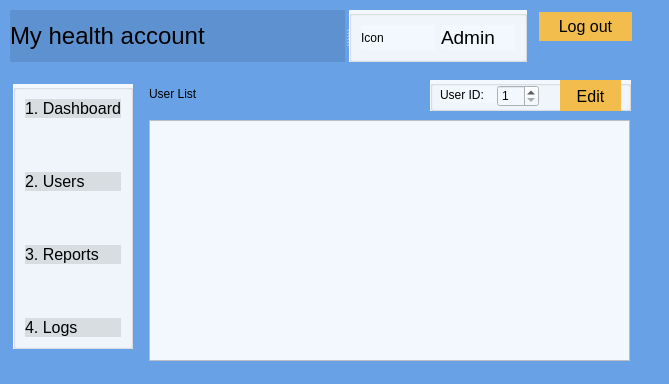
<?xml version="1.0" encoding="UTF-8"?>
<ui version="4.0">
 <class>AdminUsers</class>
 <widget class="QDialog" name="AdminUsers">
  <property name="geometry">
   <rect>
    <x>0</x>
    <y>0</y>
    <width>669</width>
    <height>384</height>
   </rect>
  </property>
  <property name="windowTitle">
   <string>Dialog</string>
  </property>
  <property name="styleSheet">
   <string notr="true">background-color: rgb(104, 161, 229);</string>
  </property>
  <widget class="QGroupBox" name="groupBox">
   <property name="geometry">
    <rect>
     <x>430</x>
     <y>80</y>
     <width>201</width>
     <height>31</height>
    </rect>
   </property>
   <property name="styleSheet">
    <string notr="true">background-color: rgb(242, 248, 253)</string>
   </property>
   <property name="title">
    <string/>
   </property>
   <widget class="QLabel" name="label">
    <property name="geometry">
     <rect>
      <x>10</x>
      <y>7</y>
      <width>58</width>
      <height>16</height>
     </rect>
    </property>
    <property name="styleSheet">
     <string notr="true">background-color: rgb(242, 248, 253)</string>
    </property>
    <property name="text">
     <string>User ID:</string>
    </property>
   </widget>
   <widget class="QSpinBox" name="spinBoxUserID">
    <property name="geometry">
     <rect>
      <x>67</x>
      <y>5</y>
      <width>42</width>
      <height>22</height>
     </rect>
    </property>
    <property name="styleSheet">
     <string notr="true">background-color: rgb(242, 248, 253)</string>
    </property>
    <property name="minimum">
     <number>1</number>
    </property>
   </widget>
   <widget class="QPushButton" name="pushButtonEdit">
    <property name="geometry">
     <rect>
      <x>130</x>
      <y>0</y>
      <width>61</width>
      <height>32</height>
     </rect>
    </property>
    <property name="styleSheet">
     <string notr="true">QPushButton {

    background-color: rgb(242, 189, 76); 

    border: none; 

    color: rgb(0, 0, 0); 

    font: 16px;

} 

QPushButton:hover { 

    background-color: rgb(245, 149, 66); 

    border: none; 

    color: rgb(0, 43, 255); 

}</string>
    </property>
    <property name="text">
     <string>Edit</string>
    </property>
   </widget>
  </widget>
  <widget class="QGroupBox" name="groupBox_2">
   <property name="geometry">
    <rect>
     <x>13</x>
     <y>84</y>
     <width>120</width>
     <height>265</height>
    </rect>
   </property>
   <property name="styleSheet">
    <string notr="true">background-color: rgb(242, 248, 253)</string>
   </property>
   <property name="title">
    <string/>
   </property>
   <layout class="QVBoxLayout" name="verticalLayout">
    <item>
     <widget class="QPushButton" name="pushButtonDashboard">
      <property name="styleSheet">
       <string notr="true">QPushButton {
	background-color: rgb(0, 0, 0,0.1); 
	border: none; 
	color: rgb(0, 0, 0); 
	font: 16px;
	text-align: left;
} 

QPushButton:hover { 
	background-color: rgb(0, 0, 0, 0.1); 
	border: none; 
	color: rgb(0, 43, 255); 
}
</string>
      </property>
      <property name="text">
       <string>1. Dashboard</string>
      </property>
     </widget>
    </item>
    <item>
     <spacer name="verticalSpacer_4">
      <property name="orientation">
       <enum>Qt::Vertical</enum>
      </property>
      <property name="sizeHint" stdset="0">
       <size>
        <width>17</width>
        <height>25</height>
       </size>
      </property>
     </spacer>
    </item>
    <item>
     <widget class="QPushButton" name="pushButtonUsers">
      <property name="styleSheet">
       <string notr="true">QPushButton {
	background-color: rgb(0, 0, 0,0.1); 
	border: none; 
	color: rgb(0, 0, 0); 
	font: 16px;
	text-align: left;
} 

QPushButton:hover { 
	background-color: rgb(0, 0, 0, 0.1); 
	border: none; 
	color: rgb(0, 43, 255); 
}
</string>
      </property>
      <property name="text">
       <string>2. Users</string>
      </property>
     </widget>
    </item>
    <item>
     <spacer name="verticalSpacer_5">
      <property name="orientation">
       <enum>Qt::Vertical</enum>
      </property>
      <property name="sizeHint" stdset="0">
       <size>
        <width>17</width>
        <height>24</height>
       </size>
      </property>
     </spacer>
    </item>
    <item>
     <widget class="QPushButton" name="pushButtonReports">
      <property name="styleSheet">
       <string notr="true">QPushButton {
	background-color: rgb(0, 0, 0,0.1); 
	border: none; 
	color: rgb(0, 0, 0); 
	font: 16px;
	text-align: left;
} 

QPushButton:hover { 
	background-color: rgb(0, 0, 0, 0.1); 
	border: none; 
	color: rgb(0, 43, 255); 
}
</string>
      </property>
      <property name="text">
       <string>3. Reports</string>
      </property>
     </widget>
    </item>
    <item>
     <spacer name="verticalSpacer_6">
      <property name="orientation">
       <enum>Qt::Vertical</enum>
      </property>
      <property name="sizeHint" stdset="0">
       <size>
        <width>17</width>
        <height>25</height>
       </size>
      </property>
     </spacer>
    </item>
    <item>
     <widget class="QPushButton" name="pushButtonLogs">
      <property name="styleSheet">
       <string notr="true">QPushButton {
	background-color: rgb(0, 0, 0,0.1); 
	border: none; 
	color: rgb(0, 0, 0); 
	font: 16px;
	text-align: left;
} 

QPushButton:hover { 
	background-color: rgb(0, 0, 0, 0.1); 
	border: none; 
	color: rgb(0, 43, 255); 
}
</string>
      </property>
      <property name="text">
       <string>4. Logs</string>
      </property>
     </widget>
    </item>
   </layout>
  </widget>
  <widget class="QTableView" name="tableView">
   <property name="geometry">
    <rect>
     <x>149</x>
     <y>120</y>
     <width>481</width>
     <height>241</height>
    </rect>
   </property>
   <property name="styleSheet">
    <string notr="true">background-color: rgb(242, 248, 253)</string>
   </property>
  </widget>
  <widget class="QLabel" name="labelUserList_2">
   <property name="geometry">
    <rect>
     <x>149</x>
     <y>84</y>
     <width>111</width>
     <height>19</height>
    </rect>
   </property>
   <property name="styleSheet">
    <string notr="true">font: 16pt &quot;.AppleSystemUIFont&quot;;
background-color: rgb(104, 161, 229);</string>
   </property>
   <property name="text">
    <string>User List</string>
   </property>
  </widget>
  <widget class="QPushButton" name="pushButtonLogout">
   <property name="geometry">
    <rect>
     <x>539</x>
     <y>12</y>
     <width>93</width>
     <height>29</height>
    </rect>
   </property>
   <property name="styleSheet">
    <string notr="true">QPushButton {

    background-color: rgb(242, 189, 76); 

    border: none; 

    color: rgb(0, 0, 0); 

    font: 16px;

} 

QPushButton:hover { 

    background-color: rgb(245, 149, 66); 

    border: none; 

    color: rgb(0, 43, 255); 

}</string>
   </property>
   <property name="text">
    <string>Log out</string>
   </property>
  </widget>
  <widget class="QSplitter" name="splitter">
   <property name="geometry">
    <rect>
     <x>10</x>
     <y>10</y>
     <width>517</width>
     <height>52</height>
    </rect>
   </property>
   <property name="orientation">
    <enum>Qt::Horizontal</enum>
   </property>
   <widget class="QPushButton" name="pushButtonMyHealthAccount">
    <property name="styleSheet">
     <string notr="true">QPushButton {
	background-color: rgb(0, 0, 0,0.1); 
	border: none; 
	color: rgb(0, 0, 0); 
	font: 24px;
	text-align: left;
} 

</string>
    </property>
    <property name="text">
     <string>My health account </string>
    </property>
   </widget>
   <widget class="QGroupBox" name="groupBox_6">
    <property name="styleSheet">
     <string notr="true">background-color: rgb(242, 248, 253)</string>
    </property>
    <property name="title">
     <string/>
    </property>
    <layout class="QHBoxLayout" name="horizontalLayout_2">
     <item>
      <layout class="QHBoxLayout" name="horizontalLayout">
       <item>
        <widget class="QLabel" name="labelAdmin">
         <property name="text">
          <string>Icon</string>
         </property>
        </widget>
       </item>
       <item>
        <widget class="QLabel" name="label_17">
         <property name="font">
          <font>
           <family>.AppleSystemUIFont</family>
           <pointsize>14</pointsize>
           <italic>false</italic>
           <bold>false</bold>
          </font>
         </property>
         <property name="styleSheet">
          <string notr="true">font: 14pt &quot;.AppleSystemUIFont&quot;;</string>
         </property>
         <property name="text">
          <string>Admin</string>
         </property>
        </widget>
       </item>
      </layout>
     </item>
    </layout>
   </widget>
  </widget>
 </widget>
 <resources/>
 <connections/>
</ui>
